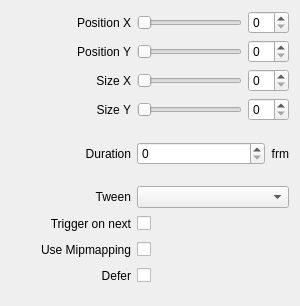
<?xml version="1.0" encoding="UTF-8"?>
<ui version="4.0">
 <class>InspectorFillWidget</class>
 <widget class="QWidget" name="InspectorFillWidget">
  <property name="geometry">
   <rect>
    <x>0</x>
    <y>0</y>
    <width>300</width>
    <height>306</height>
   </rect>
  </property>
  <property name="sizePolicy">
   <sizepolicy hsizetype="Expanding" vsizetype="Preferred">
    <horstretch>0</horstretch>
    <verstretch>0</verstretch>
   </sizepolicy>
  </property>
  <layout class="QGridLayout" name="gridLayout">
   <property name="bottomMargin">
    <number>20</number>
   </property>
   <item row="0" column="0">
    <widget class="QLabel" name="labelPositionX">
     <property name="minimumSize">
      <size>
       <width>120</width>
       <height>0</height>
      </size>
     </property>
     <property name="text">
      <string>Position X</string>
     </property>
     <property name="alignment">
      <set>Qt::AlignRight|Qt::AlignTrailing|Qt::AlignVCenter</set>
     </property>
    </widget>
   </item>
   <item row="5" column="0">
    <widget class="QLabel" name="labelEasing">
     <property name="minimumSize">
      <size>
       <width>120</width>
       <height>0</height>
      </size>
     </property>
     <property name="text">
      <string>Tween</string>
     </property>
     <property name="alignment">
      <set>Qt::AlignRight|Qt::AlignTrailing|Qt::AlignVCenter</set>
     </property>
    </widget>
   </item>
   <item row="7" column="0">
    <widget class="QLabel" name="labelUseMipmap">
     <property name="minimumSize">
      <size>
       <width>120</width>
       <height>0</height>
      </size>
     </property>
     <property name="text">
      <string>Use Mipmapping</string>
     </property>
     <property name="alignment">
      <set>Qt::AlignRight|Qt::AlignTrailing|Qt::AlignVCenter</set>
     </property>
    </widget>
   </item>
   <item row="3" column="0">
    <widget class="QLabel" name="labelScaleY">
     <property name="minimumSize">
      <size>
       <width>120</width>
       <height>0</height>
      </size>
     </property>
     <property name="text">
      <string>Size Y</string>
     </property>
     <property name="alignment">
      <set>Qt::AlignRight|Qt::AlignTrailing|Qt::AlignVCenter</set>
     </property>
    </widget>
   </item>
   <item row="6" column="1" colspan="2">
    <layout class="QHBoxLayout" name="horizontalLayoutTriggerOnNext">
     <item>
      <widget class="QCheckBox" name="checkBoxTriggerOnNext">
       <property name="layoutDirection">
        <enum>Qt::RightToLeft</enum>
       </property>
       <property name="text">
        <string/>
       </property>
      </widget>
     </item>
     <item>
      <spacer name="horizontalSpacerTriggerOnNext2">
       <property name="orientation">
        <enum>Qt::Horizontal</enum>
       </property>
       <property name="sizeHint" stdset="0">
        <size>
         <width>40</width>
         <height>20</height>
        </size>
       </property>
      </spacer>
     </item>
    </layout>
   </item>
   <item row="8" column="1" colspan="2">
    <layout class="QHBoxLayout" name="horizontalLayoutDefer">
     <item>
      <widget class="QCheckBox" name="checkBoxDefer">
       <property name="layoutDirection">
        <enum>Qt::RightToLeft</enum>
       </property>
       <property name="text">
        <string/>
       </property>
      </widget>
     </item>
     <item>
      <spacer name="horizontalSpacerDefer2">
       <property name="orientation">
        <enum>Qt::Horizontal</enum>
       </property>
       <property name="sizeHint" stdset="0">
        <size>
         <width>40</width>
         <height>20</height>
        </size>
       </property>
      </spacer>
     </item>
    </layout>
   </item>
   <item row="6" column="0">
    <widget class="QLabel" name="labelTriggerOnNext">
     <property name="minimumSize">
      <size>
       <width>120</width>
       <height>0</height>
      </size>
     </property>
     <property name="text">
      <string>Trigger on next</string>
     </property>
     <property name="alignment">
      <set>Qt::AlignRight|Qt::AlignTrailing|Qt::AlignVCenter</set>
     </property>
    </widget>
   </item>
   <item row="2" column="1">
    <widget class="QSlider" name="sliderScaleX">
     <property name="orientation">
      <enum>Qt::Horizontal</enum>
     </property>
    </widget>
   </item>
   <item row="4" column="0">
    <widget class="QLabel" name="labelTransitionDuration">
     <property name="minimumSize">
      <size>
       <width>120</width>
       <height>0</height>
      </size>
     </property>
     <property name="text">
      <string>Duration</string>
     </property>
     <property name="alignment">
      <set>Qt::AlignRight|Qt::AlignTrailing|Qt::AlignVCenter</set>
     </property>
    </widget>
   </item>
   <item row="0" column="1">
    <widget class="QSlider" name="sliderPositionX">
     <property name="orientation">
      <enum>Qt::Horizontal</enum>
     </property>
    </widget>
   </item>
   <item row="0" column="2">
    <widget class="QSpinBox" name="spinBoxPositionX"/>
   </item>
   <item row="1" column="0">
    <widget class="QLabel" name="labelPositionY">
     <property name="minimumSize">
      <size>
       <width>120</width>
       <height>0</height>
      </size>
     </property>
     <property name="text">
      <string>Position Y</string>
     </property>
     <property name="alignment">
      <set>Qt::AlignRight|Qt::AlignTrailing|Qt::AlignVCenter</set>
     </property>
    </widget>
   </item>
   <item row="2" column="0">
    <widget class="QLabel" name="labelScaleX">
     <property name="minimumSize">
      <size>
       <width>120</width>
       <height>0</height>
      </size>
     </property>
     <property name="text">
      <string>Size X</string>
     </property>
     <property name="alignment">
      <set>Qt::AlignRight|Qt::AlignTrailing|Qt::AlignVCenter</set>
     </property>
    </widget>
   </item>
   <item row="1" column="1">
    <widget class="QSlider" name="sliderPositionY">
     <property name="orientation">
      <enum>Qt::Horizontal</enum>
     </property>
    </widget>
   </item>
   <item row="1" column="2">
    <widget class="QSpinBox" name="spinBoxPositionY"/>
   </item>
   <item row="3" column="1">
    <widget class="QSlider" name="sliderScaleY">
     <property name="orientation">
      <enum>Qt::Horizontal</enum>
     </property>
    </widget>
   </item>
   <item row="2" column="2">
    <widget class="QSpinBox" name="spinBoxScaleX"/>
   </item>
   <item row="3" column="2">
    <widget class="QSpinBox" name="spinBoxScaleY"/>
   </item>
   <item row="8" column="0">
    <widget class="QLabel" name="labelDefer">
     <property name="minimumSize">
      <size>
       <width>120</width>
       <height>0</height>
      </size>
     </property>
     <property name="text">
      <string>Defer</string>
     </property>
     <property name="alignment">
      <set>Qt::AlignRight|Qt::AlignTrailing|Qt::AlignVCenter</set>
     </property>
    </widget>
   </item>
   <item row="7" column="1" colspan="2">
    <layout class="QHBoxLayout" name="horizontalLayoutUseMipmap">
     <item>
      <widget class="QCheckBox" name="checkBoxUseMipmap">
       <property name="layoutDirection">
        <enum>Qt::RightToLeft</enum>
       </property>
       <property name="text">
        <string/>
       </property>
      </widget>
     </item>
     <item>
      <spacer name="horizontalSpacerUseMipmap2">
       <property name="orientation">
        <enum>Qt::Horizontal</enum>
       </property>
       <property name="sizeHint" stdset="0">
        <size>
         <width>40</width>
         <height>20</height>
        </size>
       </property>
      </spacer>
     </item>
    </layout>
   </item>
   <item row="5" column="1" colspan="2">
    <widget class="QComboBox" name="comboBoxTween">
     <property name="sizePolicy">
      <sizepolicy hsizetype="Expanding" vsizetype="Fixed">
       <horstretch>0</horstretch>
       <verstretch>0</verstretch>
      </sizepolicy>
     </property>
    </widget>
   </item>
   <item row="4" column="1" colspan="2">
    <layout class="QHBoxLayout" name="horizontalLayoutTransitionDuration">
     <item>
      <widget class="QSpinBox" name="spinBoxTransitionDuration">
       <property name="sizePolicy">
        <sizepolicy hsizetype="Expanding" vsizetype="Fixed">
         <horstretch>0</horstretch>
         <verstretch>0</verstretch>
        </sizepolicy>
       </property>
       <property name="maximum">
        <number>999</number>
       </property>
      </widget>
     </item>
     <item>
      <widget class="QLabel" name="labelFrm1">
       <property name="text">
        <string>frm</string>
       </property>
       <property name="alignment">
        <set>Qt::AlignRight|Qt::AlignTrailing|Qt::AlignVCenter</set>
       </property>
      </widget>
     </item>
    </layout>
   </item>
  </layout>
 </widget>
 <tabstops>
  <tabstop>sliderPositionX</tabstop>
  <tabstop>spinBoxPositionX</tabstop>
  <tabstop>sliderPositionY</tabstop>
  <tabstop>spinBoxPositionY</tabstop>
  <tabstop>sliderScaleX</tabstop>
  <tabstop>spinBoxScaleX</tabstop>
  <tabstop>sliderScaleY</tabstop>
  <tabstop>spinBoxScaleY</tabstop>
  <tabstop>spinBoxTransitionDuration</tabstop>
  <tabstop>comboBoxTween</tabstop>
  <tabstop>checkBoxTriggerOnNext</tabstop>
  <tabstop>checkBoxUseMipmap</tabstop>
  <tabstop>checkBoxDefer</tabstop>
 </tabstops>
 <resources/>
 <connections>
  <connection>
   <sender>spinBoxTransitionDuration</sender>
   <signal>valueChanged(int)</signal>
   <receiver>InspectorFillWidget</receiver>
   <slot>transitionDurationChanged(int)</slot>
   <hints>
    <hint type="sourcelabel">
     <x>151</x>
     <y>130</y>
    </hint>
    <hint type="destinationlabel">
     <x>206</x>
     <y>130</y>
    </hint>
   </hints>
  </connection>
  <connection>
   <sender>comboBoxTween</sender>
   <signal>currentIndexChanged(QString)</signal>
   <receiver>InspectorFillWidget</receiver>
   <slot>tweenChanged(QString)</slot>
   <hints>
    <hint type="sourcelabel">
     <x>182</x>
     <y>158</y>
    </hint>
    <hint type="destinationlabel">
     <x>206</x>
     <y>160</y>
    </hint>
   </hints>
  </connection>
  <connection>
   <sender>sliderPositionX</sender>
   <signal>valueChanged(int)</signal>
   <receiver>InspectorFillWidget</receiver>
   <slot>sliderPositionXChanged(int)</slot>
   <hints>
    <hint type="sourcelabel">
     <x>111</x>
     <y>16</y>
    </hint>
    <hint type="destinationlabel">
     <x>3</x>
     <y>15</y>
    </hint>
   </hints>
  </connection>
  <connection>
   <sender>spinBoxPositionX</sender>
   <signal>valueChanged(int)</signal>
   <receiver>InspectorFillWidget</receiver>
   <slot>spinBoxPositionXChanged(int)</slot>
   <hints>
    <hint type="sourcelabel">
     <x>537</x>
     <y>29</y>
    </hint>
    <hint type="destinationlabel">
     <x>206</x>
     <y>19</y>
    </hint>
   </hints>
  </connection>
  <connection>
   <sender>sliderPositionY</sender>
   <signal>valueChanged(int)</signal>
   <receiver>InspectorFillWidget</receiver>
   <slot>sliderPositionYChanged(int)</slot>
   <hints>
    <hint type="sourcelabel">
     <x>290</x>
     <y>55</y>
    </hint>
    <hint type="destinationlabel">
     <x>3</x>
     <y>51</y>
    </hint>
   </hints>
  </connection>
  <connection>
   <sender>spinBoxPositionY</sender>
   <signal>valueChanged(int)</signal>
   <receiver>InspectorFillWidget</receiver>
   <slot>spinBoxPositionYChanged(int)</slot>
   <hints>
    <hint type="sourcelabel">
     <x>537</x>
     <y>57</y>
    </hint>
    <hint type="destinationlabel">
     <x>206</x>
     <y>47</y>
    </hint>
   </hints>
  </connection>
  <connection>
   <sender>sliderScaleX</sender>
   <signal>valueChanged(int)</signal>
   <receiver>InspectorFillWidget</receiver>
   <slot>sliderScaleXChanged(int)</slot>
   <hints>
    <hint type="sourcelabel">
     <x>121</x>
     <y>69</y>
    </hint>
    <hint type="destinationlabel">
     <x>0</x>
     <y>79</y>
    </hint>
   </hints>
  </connection>
  <connection>
   <sender>spinBoxScaleX</sender>
   <signal>valueChanged(int)</signal>
   <receiver>InspectorFillWidget</receiver>
   <slot>spinBoxScaleXChanged(int)</slot>
   <hints>
    <hint type="sourcelabel">
     <x>537</x>
     <y>85</y>
    </hint>
    <hint type="destinationlabel">
     <x>206</x>
     <y>75</y>
    </hint>
   </hints>
  </connection>
  <connection>
   <sender>sliderScaleY</sender>
   <signal>valueChanged(int)</signal>
   <receiver>InspectorFillWidget</receiver>
   <slot>sliderScaleYChanged(int)</slot>
   <hints>
    <hint type="sourcelabel">
     <x>289</x>
     <y>111</y>
    </hint>
    <hint type="destinationlabel">
     <x>1</x>
     <y>104</y>
    </hint>
   </hints>
  </connection>
  <connection>
   <sender>spinBoxScaleY</sender>
   <signal>valueChanged(int)</signal>
   <receiver>InspectorFillWidget</receiver>
   <slot>spinBoxScaleYChanged(int)</slot>
   <hints>
    <hint type="sourcelabel">
     <x>537</x>
     <y>113</y>
    </hint>
    <hint type="destinationlabel">
     <x>206</x>
     <y>104</y>
    </hint>
   </hints>
  </connection>
  <connection>
   <sender>checkBoxDefer</sender>
   <signal>stateChanged(int)</signal>
   <receiver>InspectorFillWidget</receiver>
   <slot>deferChanged(int)</slot>
   <hints>
    <hint type="sourcelabel">
     <x>114</x>
     <y>249</y>
    </hint>
    <hint type="destinationlabel">
     <x>210</x>
     <y>198</y>
    </hint>
   </hints>
  </connection>
  <connection>
   <sender>checkBoxTriggerOnNext</sender>
   <signal>stateChanged(int)</signal>
   <receiver>InspectorFillWidget</receiver>
   <slot>triggerOnNextChanged(int)</slot>
   <hints>
    <hint type="sourcelabel">
     <x>106</x>
     <y>188</y>
    </hint>
    <hint type="destinationlabel">
     <x>248</x>
     <y>178</y>
    </hint>
   </hints>
  </connection>
  <connection>
   <sender>checkBoxUseMipmap</sender>
   <signal>stateChanged(int)</signal>
   <receiver>InspectorFillWidget</receiver>
   <slot>useMipmapChanged(int)</slot>
   <hints>
    <hint type="sourcelabel">
     <x>106</x>
     <y>217</y>
    </hint>
    <hint type="destinationlabel">
     <x>-1</x>
     <y>213</y>
    </hint>
   </hints>
  </connection>
 </connections>
 <slots>
  <slot>scaleXChanged(int)</slot>
  <slot>scaleYChanged(int)</slot>
  <slot>sliderPositionXChanged(int)</slot>
  <slot>sliderPositionYChanged(int)</slot>
  <slot>transitionDurationChanged(int)</slot>
  <slot>tweenChanged(QString)</slot>
  <slot>spinBoxPositionXChanged(int)</slot>
  <slot>spinBoxPositionYChanged(int)</slot>
  <slot>sliderScaleXChanged(int)</slot>
  <slot>sliderScaleYChanged(int)</slot>
  <slot>spinBoxScaleXChanged(int)</slot>
  <slot>spinBoxScaleYChanged(int)</slot>
  <slot>resetDefer(QString)</slot>
  <slot>deferChanged(int)</slot>
  <slot>triggerOnNextChanged(int)</slot>
  <slot>useMipmapChanged(int)</slot>
 </slots>
</ui>
